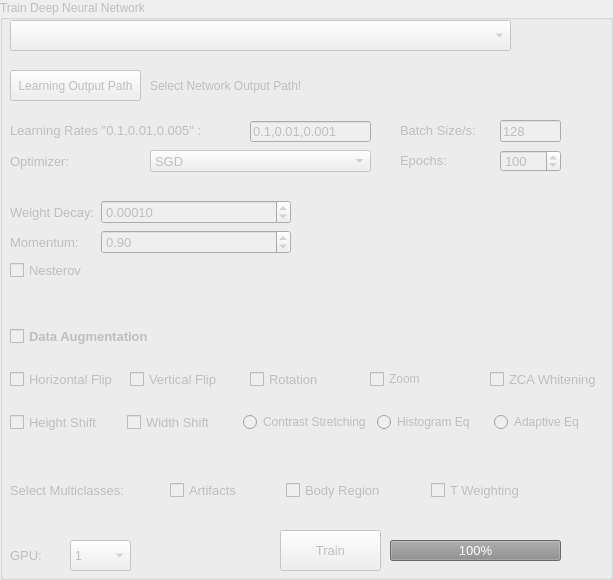
         <widget class="QGroupBox" name="GroupBox_TrainNN">
          <property name="enabled">
           <bool>false</bool>
          </property>
          <property name="title">
           <string>Train Deep Neural Network</string>
          </property>
          <widget class="QPushButton" name="Button_LearningOutputPath">
           <property name="geometry">
            <rect>
             <x>10</x>
             <y>70</y>
             <width>131</width>
             <height>31</height>
            </rect>
           </property>
           <property name="text">
            <string>Learning Output Path</string>
           </property>
          </widget>
          <widget class="QLabel" name="Label_LearningOutputPath">
           <property name="geometry">
            <rect>
             <x>150</x>
             <y>75</y>
             <width>311</width>
             <height>21</height>
            </rect>
           </property>
           <property name="text">
            <string>Select Network Output Path!</string>
           </property>
          </widget>
          <widget class="QPushButton" name="Button_train">
           <property name="geometry">
            <rect>
             <x>280</x>
             <y>530</y>
             <width>101</width>
             <height>41</height>
            </rect>
           </property>
           <property name="font">
            <font>
             <pointsize>10</pointsize>
            </font>
           </property>
           <property name="text">
            <string>Train</string>
           </property>
          </widget>
          <widget class="QProgressBar" name="ProgressBar_training">
           <property name="geometry">
            <rect>
             <x>390</x>
             <y>540</y>
             <width>171</width>
             <height>21</height>
            </rect>
           </property>
           <property name="font">
            <font>
             <pointsize>10</pointsize>
            </font>
           </property>
           <property name="value">
            <number>100</number>
           </property>
          </widget>
          <widget class="QComboBox" name="ComboBox_DNNs">
           <property name="geometry">
            <rect>
             <x>10</x>
             <y>20</y>
             <width>501</width>
             <height>31</height>
            </rect>
           </property>
           <property name="font">
            <font>
             <pointsize>10</pointsize>
            </font>
           </property>
          </widget>
          <widget class="QWidget" name="formLayoutWidget_3">
           <property name="geometry">
            <rect>
             <x>10</x>
             <y>200</y>
             <width>281</width>
             <height>106</height>
            </rect>
           </property>
           <layout class="QFormLayout" name="formLayout_3">
            <item row="1" column="1">
             <widget class="QDoubleSpinBox" name="DoubleSpinBox_WeightDecay">
              <property name="font">
               <font>
                <pointsize>10</pointsize>
               </font>
              </property>
              <property name="decimals">
               <number>5</number>
              </property>
              <property name="maximum">
               <double>1.000000000000000</double>
              </property>
              <property name="singleStep">
               <double>0.000100000000000</double>
              </property>
              <property name="value">
               <double>0.000100000000000</double>
              </property>
             </widget>
            </item>
            <item row="2" column="0">
             <widget class="QLabel" name="label_13">
              <property name="font">
               <font>
                <pointsize>10</pointsize>
               </font>
              </property>
              <property name="text">
               <string>Momentum:</string>
              </property>
             </widget>
            </item>
            <item row="2" column="1">
             <widget class="QDoubleSpinBox" name="DoubleSpinBox_Momentum">
              <property name="font">
               <font>
                <pointsize>10</pointsize>
               </font>
              </property>
              <property name="maximum">
               <double>1.000000000000000</double>
              </property>
              <property name="singleStep">
               <double>0.050000000000000</double>
              </property>
              <property name="value">
               <double>0.900000000000000</double>
              </property>
             </widget>
            </item>
            <item row="3" column="0">
             <widget class="QCheckBox" name="CheckBox_Nesterov">
              <property name="font">
               <font>
                <pointsize>10</pointsize>
               </font>
              </property>
              <property name="text">
               <string>Nesterov</string>
              </property>
             </widget>
            </item>
            <item row="1" column="0">
             <widget class="QLabel" name="label_14">
              <property name="font">
               <font>
                <pointsize>10</pointsize>
               </font>
              </property>
              <property name="text">
               <string>Weight Decay:</string>
              </property>
             </widget>
            </item>
           </layout>
          </widget>
          <widget class="QWidget" name="horizontalLayoutWidget">
           <property name="geometry">
            <rect>
             <x>10</x>
             <y>470</y>
             <width>515</width>
             <height>41</height>
            </rect>
           </property>
           <layout class="QHBoxLayout" name="horizontalLayout">
            <item>
             <widget class="QLabel" name="label">
              <property name="font">
               <font>
                <pointsize>10</pointsize>
               </font>
              </property>
              <property name="text">
               <string>Select Multiclasses:</string>
              </property>
             </widget>
            </item>
            <item>
             <spacer name="horizontalSpacer">
              <property name="orientation">
               <enum>Qt::Horizontal</enum>
              </property>
              <property name="sizeHint" stdset="0">
               <size>
                <width>40</width>
                <height>20</height>
               </size>
              </property>
             </spacer>
            </item>
            <item>
             <widget class="QCheckBox" name="CheckBox_Artifacts">
              <property name="font">
               <font>
                <pointsize>10</pointsize>
               </font>
              </property>
              <property name="text">
               <string>Artifacts</string>
              </property>
             </widget>
            </item>
            <item>
             <spacer name="horizontalSpacer_2">
              <property name="orientation">
               <enum>Qt::Horizontal</enum>
              </property>
              <property name="sizeHint" stdset="0">
               <size>
                <width>40</width>
                <height>20</height>
               </size>
              </property>
             </spacer>
            </item>
            <item>
             <widget class="QCheckBox" name="CheckBox_BodyRegion">
              <property name="font">
               <font>
                <pointsize>10</pointsize>
               </font>
              </property>
              <property name="text">
               <string>Body Region</string>
              </property>
             </widget>
            </item>
            <item>
             <spacer name="horizontalSpacer_3">
              <property name="orientation">
               <enum>Qt::Horizontal</enum>
              </property>
              <property name="sizeHint" stdset="0">
               <size>
                <width>40</width>
                <height>20</height>
               </size>
              </property>
             </spacer>
            </item>
            <item>
             <widget class="QCheckBox" name="CheckBox_TWeighting">
              <property name="font">
               <font>
                <pointsize>10</pointsize>
               </font>
              </property>
              <property name="text">
               <string>T Weighting</string>
              </property>
             </widget>
            </item>
           </layout>
          </widget>
          <widget class="QWidget" name="verticalLayoutWidget_2">
           <property name="geometry">
            <rect>
             <x>10</x>
             <y>310</y>
             <width>594</width>
             <height>141</height>
            </rect>
           </property>
           <layout class="QVBoxLayout" name="verticalLayout">
            <item>
             <widget class="QCheckBox" name="CheckBox_DataAugmentation">
              <property name="font">
               <font>
                <pointsize>10</pointsize>
                <weight>75</weight>
                <bold>true</bold>
               </font>
              </property>
              <property name="text">
               <string>Data Augmentation</string>
              </property>
             </widget>
            </item>
            <item>
             <layout class="QHBoxLayout" name="horizontalLayout_2">
              <item>
               <widget class="QCheckBox" name="CheckBox_DataAug_horizontalFlip">
                <property name="font">
                 <font>
                  <pointsize>10</pointsize>
                 </font>
                </property>
                <property name="text">
                 <string>Horizontal Flip</string>
                </property>
               </widget>
              </item>
              <item>
               <widget class="QCheckBox" name="CheckBox_DataAug_verticalFlip">
                <property name="font">
                 <font>
                  <pointsize>10</pointsize>
                 </font>
                </property>
                <property name="text">
                 <string>Vertical Flip</string>
                </property>
               </widget>
              </item>
              <item>
               <widget class="QCheckBox" name="CheckBox_DataAug_Rotation">
                <property name="font">
                 <font>
                  <pointsize>10</pointsize>
                 </font>
                </property>
                <property name="text">
                 <string>Rotation</string>
                </property>
               </widget>
              </item>
              <item>
               <widget class="QCheckBox" name="CheckBox_DataAug_Zoom">
                <property name="text">
                 <string>Zoom</string>
                </property>
               </widget>
              </item>
              <item>
               <widget class="QCheckBox" name="CheckBox_DataAug_zcaWeighting">
                <property name="font">
                 <font>
                  <pointsize>10</pointsize>
                 </font>
                </property>
                <property name="text">
                 <string>ZCA Whitening</string>
                </property>
               </widget>
              </item>
             </layout>
            </item>
            <item>
             <layout class="QHBoxLayout" name="horizontalLayout_3">
              <item>
               <widget class="QCheckBox" name="CheckBox_DataAug_HeightShift">
                <property name="font">
                 <font>
                  <pointsize>10</pointsize>
                 </font>
                </property>
                <property name="text">
                 <string>Height Shift</string>
                </property>
               </widget>
              </item>
              <item>
               <widget class="QCheckBox" name="CheckBox_DataAug_WidthShift">
                <property name="font">
                 <font>
                  <pointsize>10</pointsize>
                 </font>
                </property>
                <property name="text">
                 <string>Width Shift</string>
                </property>
               </widget>
              </item>
              <item>
               <widget class="QRadioButton" name="RadioButton_DataAug_contrastStretching">
                <property name="text">
                 <string>Contrast Stretching</string>
                </property>
               </widget>
              </item>
              <item>
               <widget class="QRadioButton" name="RadioButton_DataAug_histogramEq">
                <property name="text">
                 <string>Histogram Eq</string>
                </property>
               </widget>
              </item>
              <item>
               <widget class="QRadioButton" name="RadioButton_DataAug_adaptiveEq">
                <property name="text">
                 <string>Adaptive Eq</string>
                </property>
               </widget>
              </item>
             </layout>
            </item>
           </layout>
          </widget>
          <widget class="QLineEdit" name="LineEdit_LearningRates">
           <property name="geometry">
            <rect>
             <x>250</x>
             <y>121</y>
             <width>121</width>
             <height>21</height>
            </rect>
           </property>
           <property name="font">
            <font>
             <pointsize>10</pointsize>
            </font>
           </property>
           <property name="text">
            <string>0.1,0.01,0.001</string>
           </property>
          </widget>
          <widget class="QLabel" name="label_3">
           <property name="geometry">
            <rect>
             <x>10</x>
             <y>120</y>
             <width>211</width>
             <height>21</height>
            </rect>
           </property>
           <property name="font">
            <font>
             <pointsize>10</pointsize>
            </font>
           </property>
           <property name="text">
            <string>Learning Rates &quot;0.1,0.01,0.005&quot; :</string>
           </property>
          </widget>
          <widget class="QLabel" name="label_12">
           <property name="geometry">
            <rect>
             <x>10</x>
             <y>150</y>
             <width>71</width>
             <height>22</height>
            </rect>
           </property>
           <property name="font">
            <font>
             <pointsize>10</pointsize>
            </font>
           </property>
           <property name="text">
            <string>Optimizer:</string>
           </property>
          </widget>
          <widget class="QComboBox" name="ComboBox_Optimizers">
           <property name="geometry">
            <rect>
             <x>150</x>
             <y>150</y>
             <width>221</width>
             <height>22</height>
            </rect>
           </property>
           <property name="font">
            <font>
             <pointsize>10</pointsize>
            </font>
           </property>
           <item>
            <property name="text">
             <string>SGD</string>
            </property>
           </item>
           <item>
            <property name="text">
             <string>RMSprop</string>
            </property>
           </item>
           <item>
            <property name="text">
             <string>Adagrad</string>
            </property>
           </item>
           <item>
            <property name="text">
             <string>Adadelta</string>
            </property>
           </item>
           <item>
            <property name="text">
             <string>Adam</string>
            </property>
           </item>
          </widget>
          <widget class="QLineEdit" name="LineEdit_BatchSizes">
           <property name="geometry">
            <rect>
             <x>500</x>
             <y>120</y>
             <width>61</width>
             <height>22</height>
            </rect>
           </property>
           <property name="font">
            <font>
             <pointsize>10</pointsize>
            </font>
           </property>
           <property name="text">
            <string>128</string>
           </property>
          </widget>
          <widget class="QLabel" name="label_2">
           <property name="geometry">
            <rect>
             <x>400</x>
             <y>120</y>
             <width>101</width>
             <height>21</height>
            </rect>
           </property>
           <property name="font">
            <font>
             <pointsize>10</pointsize>
            </font>
           </property>
           <property name="text">
            <string>Batch Size/s:</string>
           </property>
          </widget>
          <widget class="QLabel" name="label_8">
           <property name="geometry">
            <rect>
             <x>400</x>
             <y>150</y>
             <width>61</width>
             <height>21</height>
            </rect>
           </property>
           <property name="font">
            <font>
             <pointsize>10</pointsize>
            </font>
           </property>
           <property name="text">
            <string>Epochs:</string>
           </property>
          </widget>
          <widget class="QSpinBox" name="SpinBox_Epochs">
           <property name="geometry">
            <rect>
             <x>500</x>
             <y>150</y>
             <width>61</width>
             <height>22</height>
            </rect>
           </property>
           <property name="font">
            <font>
             <pointsize>10</pointsize>
            </font>
           </property>
           <property name="maximum">
            <number>100000</number>
           </property>
           <property name="value">
            <number>100</number>
           </property>
          </widget>
          <widget class="QComboBox" name="ComboBox_GPU">
           <property name="geometry">
            <rect>
             <x>70</x>
             <y>540</y>
             <width>61</width>
             <height>31</height>
            </rect>
           </property>
           <item>
            <property name="text">
             <string>1</string>
            </property>
           </item>
           <item>
            <property name="text">
             <string>2</string>
            </property>
           </item>
           <item>
            <property name="text">
             <string>3</string>
            </property>
           </item>
           <item>
            <property name="text">
             <string>4</string>
            </property>
           </item>
          </widget>
          <widget class="QLabel" name="label_15">
           <property name="geometry">
            <rect>
             <x>10</x>
             <y>540</y>
             <width>51</width>
             <height>31</height>
            </rect>
           </property>
           <property name="font">
            <font>
             <pointsize>10</pointsize>
            </font>
           </property>
           <property name="text">
            <string>GPU:</string>
           </property>
          </widget>
         </widget>
